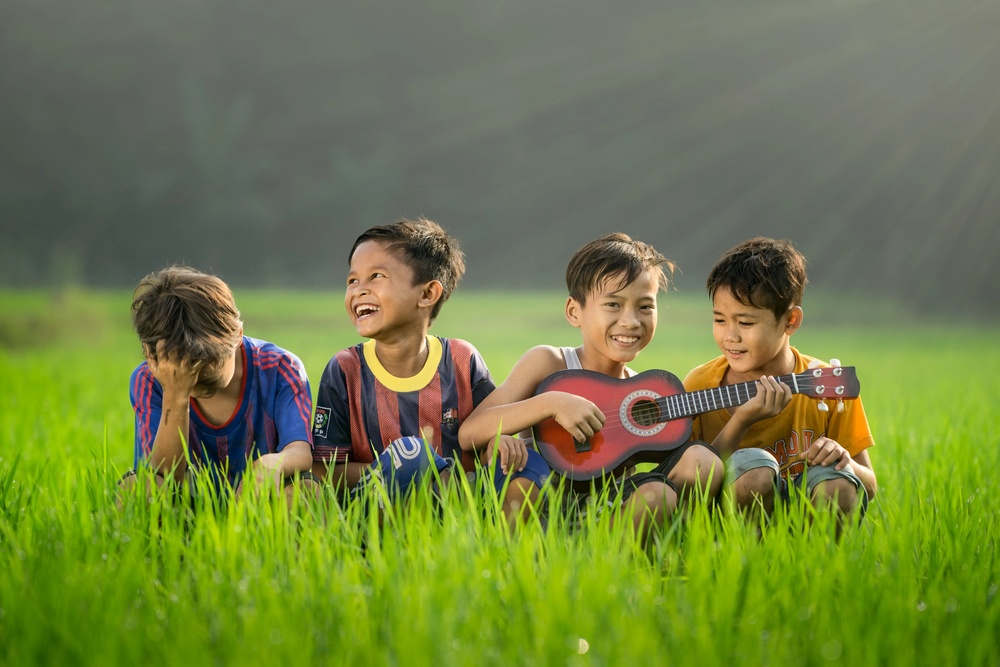
#> input picture practice/img/children.jpg, 1000 x 667 px, shrunk from 4800 x 3200 before the run, found by its file name
$ python fd_image.py
#> lines starting #> are read from the running program, lines starting #| are printed output that depends on the picture; after the words box and inside, x2 and y2 are one past the last pixel; in counts of white or black regions, pixels touching at a corner belong together
import cv2
import os

xmlPath = os.path.join(".", "assets/xml", "haarcascade_frontalface_default.xml")
face_cascade = cv2.CascadeClassifier(xmlPath)

imgPath = os.path.join(".", "img", "children.jpg")
image = cv2.imread(imgPath)
#> image is the input picture: shape (667, 1000, 3); mean B, G, R 68.3, 125.2, 112.6

imageGray = cv2.cvtColor(image, cv2.COLOR_BGR2GRAY)
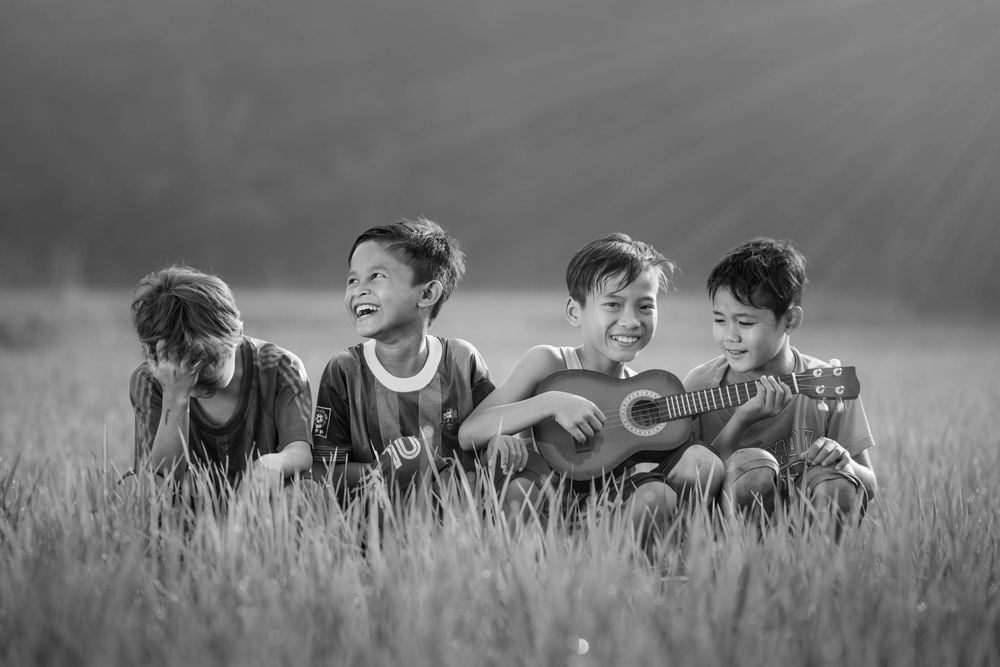
#> imageGray: shape (667, 1000); min 1, max 255, mean 115

faces = face_cascade.detectMultiScale(imageGray, scaleFactor=1.1, minNeighbors=5)
#> faces = [[696, 291, 77, 77], [327, 245, 83, 83], [578, 272, 88, 88]]

for x, y, w, h in faces:
    cv2.rectangle(image, (x, y), (x + w, y + h), (255, 0, 0), 5)
#> this loop made 3 passes
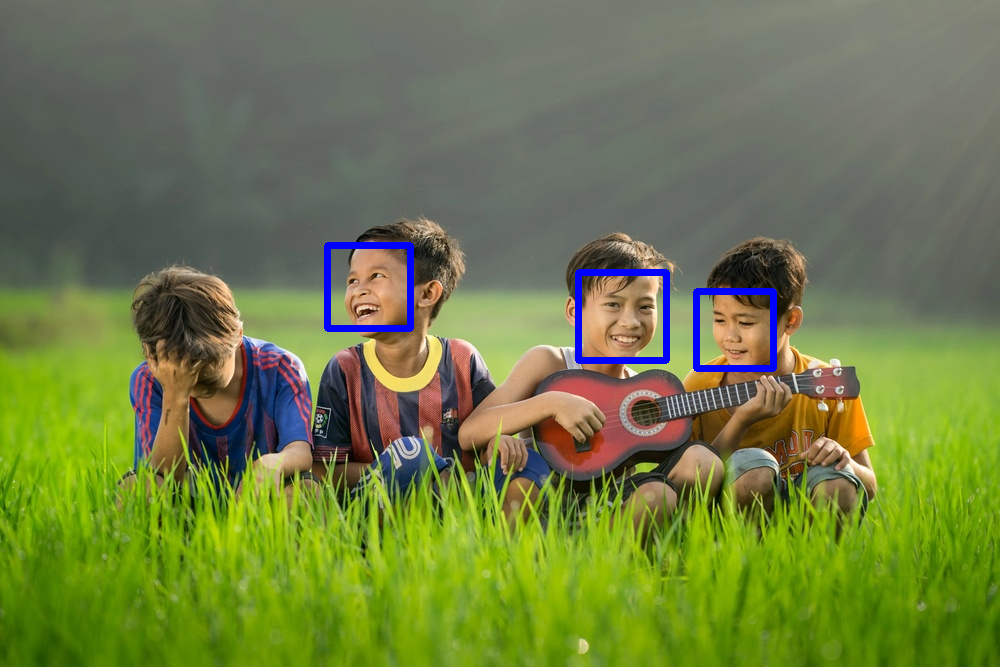
#> image: shape (667, 1000, 3); 1.03% of pixels changed, all inside (x1, y1, x2, y2) = (324, 242, 777, 372)

cv2.imshow("children", image)
cv2.waitKey(0)

$ run again, with practice/img/img-1.jpg copied over practice/img/children.jpg
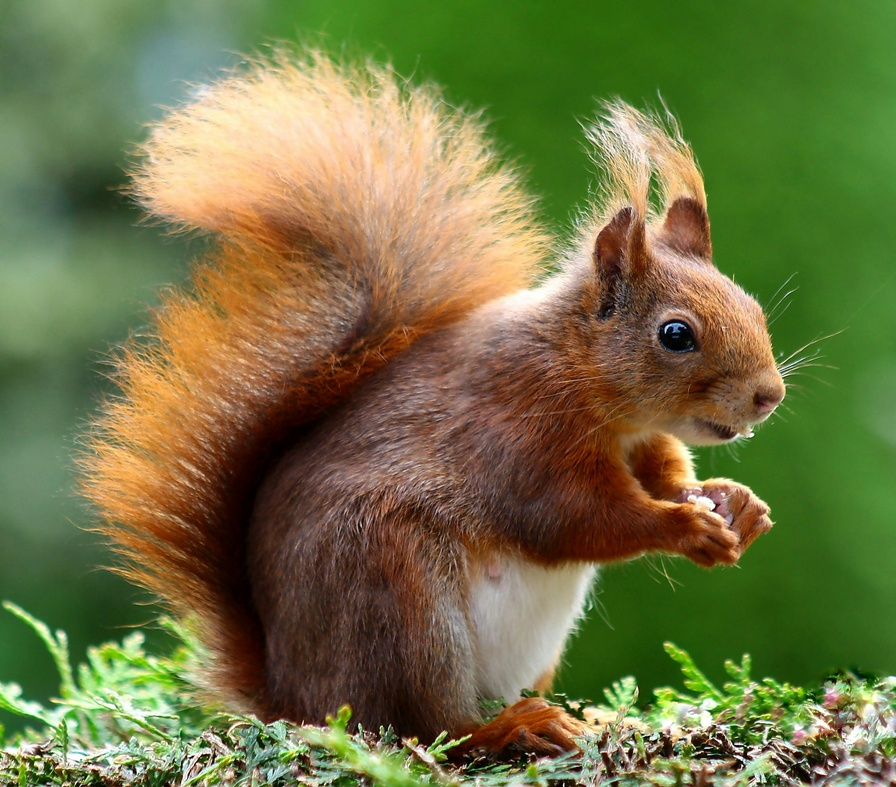
#> input picture practice/img/img-1.jpg, 896 x 787 px, shrunk from 2939 x 2583 before the run, found by its file name
#> image is the input picture: shape (787, 896, 3); mean B, G, R 67.9, 115.2, 112.5
#> `imageGray = cv2.cvtColor(image, cv2.COLOR_BGR2GRAY)`:
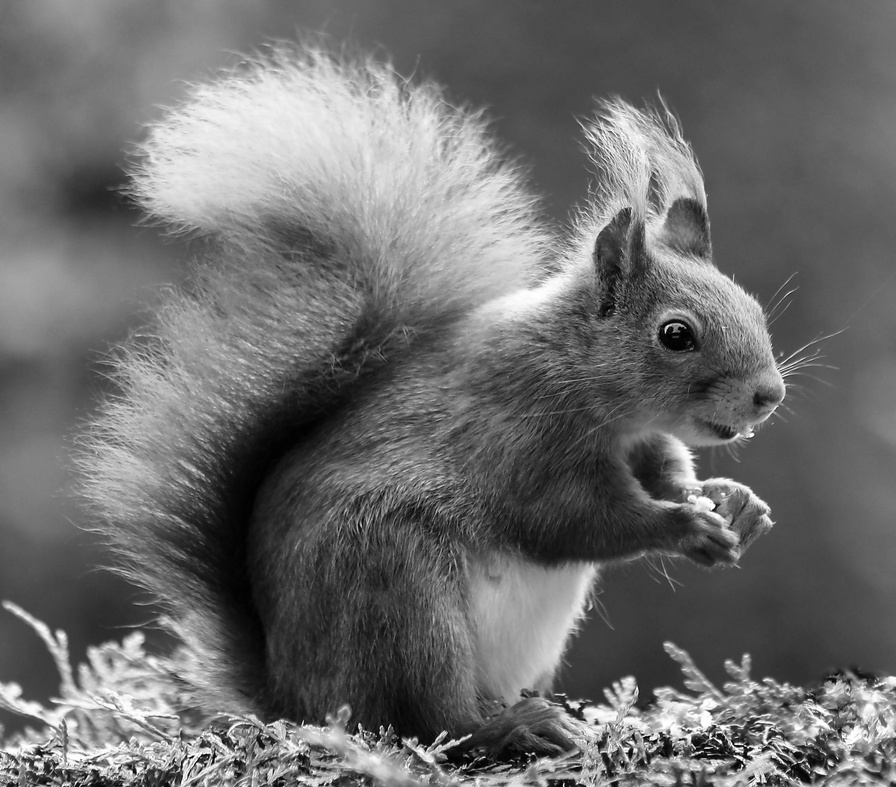
#> imageGray: shape (787, 896); min 0, max 255, mean 109
#> faces = [[581, 96, 81, 81]]
#> the loop `for x, y, w, h in faces:` made 1 pass
#> after the loop `for x, y, w, h in faces:`:
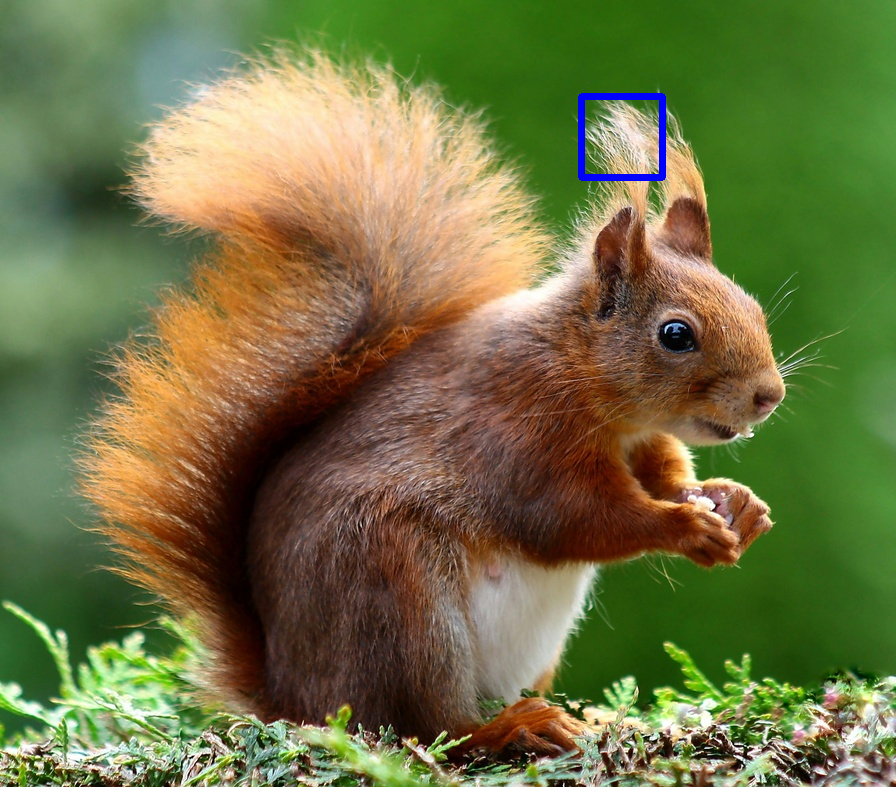
#> image: shape (787, 896, 3); 0.32% of pixels changed, all inside (x1, y1, x2, y2) = (578, 93, 666, 181)
